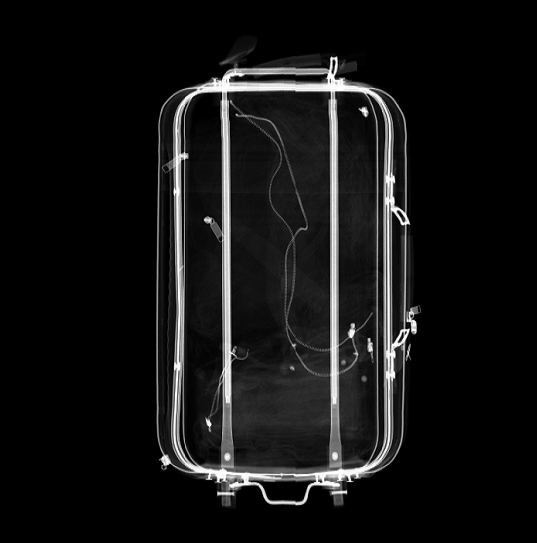
#> input picture images/HistogramEqualization/P1/Raw.jpg, 537 x 543 px
$ python HistogramEqualization.py
#> lines starting #> are read from the running program, lines starting #| are printed output that depends on the picture
import cv2
import numpy as np
from matplotlib import pyplot as plt

name = 'P1'  # SpatialDomain 或 CameraMan


def ReadImages(name):
    """
    读入图片
    :param name: 读入目录
    :return:返回读入图像
    """
#> called with name = 'P1'
    img = cv2.imread(f'images/HistogramEqualization/{name}/Raw.jpg', 0)
#> img is the input picture: shape (543, 537); min 0, max 255, mean 19.8
    return img


# 打印直方图
def HistogramShow(imgs, name):
    """

    :param imgs: 输入字典
    :param name: 输出目录
    :return:
    """
    plt.figure()
    i = 1
    for key, value in imgs.items():
        hist, bins = np.histogram(value.flatten(), 256, [0, 256])
        # 计算累积分布图
        cdf = hist.cumsum()
        cdf_normalized = cdf * hist.max() / cdf.max()
        plt.subplot(2, len(imgs), i)
        plt.imshow(value,cmap="gray")
        plt.title(key)
        plt.xticks([])
        plt.yticks([])
        plt.subplot(2,len(imgs),i+len(imgs))
        plt.plot(cdf_normalized, color='b')
        plt.hist(value.flatten(), 256, [0, 256], color='r')
        plt.xlim([0, 256])
        plt.title(key)
        plt.legend(('cdf', 'histogram'), loc='upper left')
        i += 1
    plt.tight_layout()
    plt.savefig(f'images/HistogramEqualization/{name}.png')


def HistogramEqualization(img, name):
    """
    直方图均衡化函数
    :param imgs: 输入图片
    :param name: 目录
    :return:均衡化处理后的图片
    """
#> called with name = 'P1'
    equ = cv2.equalizeHist(img)
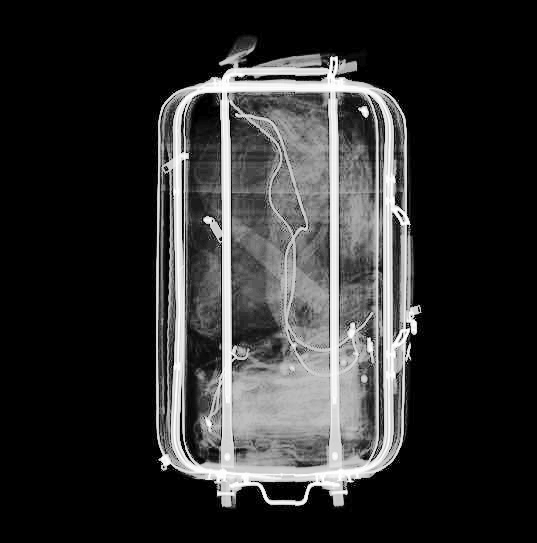
#> equ: shape (543, 537); min 0, max 255, mean 47.6
    cv2.imwrite(f'images/HistogramEqualization/{name}/HistogramEqualization.png', equ)
    return equ


def Clahe(img, name):
    """
    有限对比适应性直方图均衡化
    :param imgs:输入图片
    :param name:目录
    :return:均衡化处理后的图片
    """
#> called with name = 'P1'
    clahe = cv2.createCLAHE(clipLimit=2.0, tileGridSize=(8, 8))
    cls = clahe.apply(img)
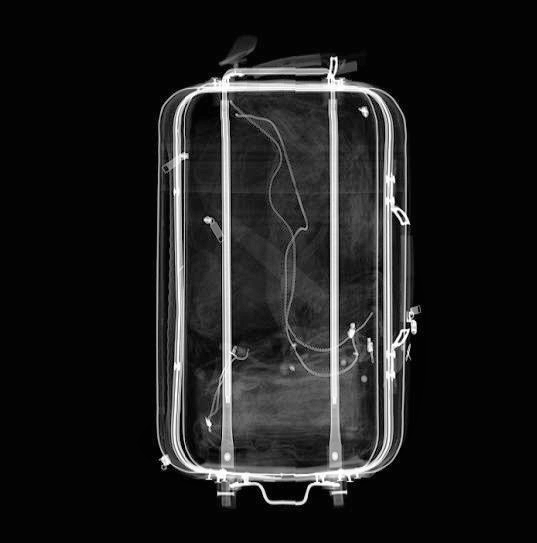
#> cls: shape (543, 537); min 1, max 255, mean 29.7
    cv2.imwrite(f'images/HistogramEqualization/{name}/Clahe.png', cls)
    return cls


# 读入图片
img = ReadImages(name)
equ = HistogramEqualization(img, name)
cls = Clahe(img, name)
imgs = {'raw': img, 'HistogramEqualization': equ, 'Clahe': cls}
HistogramShow(imgs, name + '/Histogram')
#> the loop in HistogramShow, `for key, value in imgs.items():` made 3 passes
#> key on passes 1 to 3: 'raw', 'HistogramEqualization', 'Clahe'
#> after the loop in HistogramShow, `for key, value in imgs.items():`: i = 4
#> in HistogramShow, `plt.savefig(f'images/HistogramEqualization/{name}.png')`:
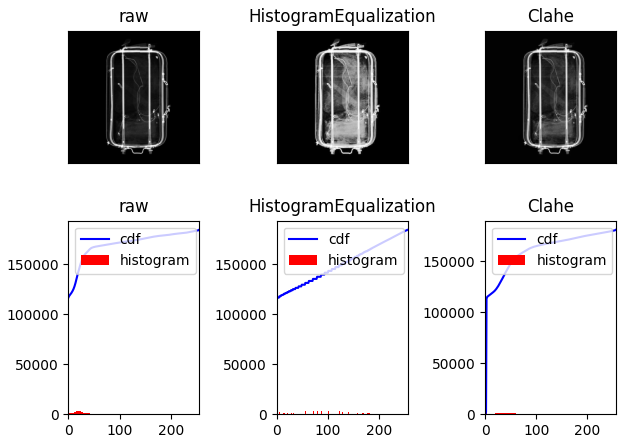
#> figure drawn by matplotlib, 6 panels; panel 2: tallest bar 184388 high, from x = 0 to 1; panel 2: curve peaks at x = 255, y = 184388; panel 4: tallest bar 184388 high, from x = 0 to 1; panel 4: curve peaks at x = 255, y = 184388
